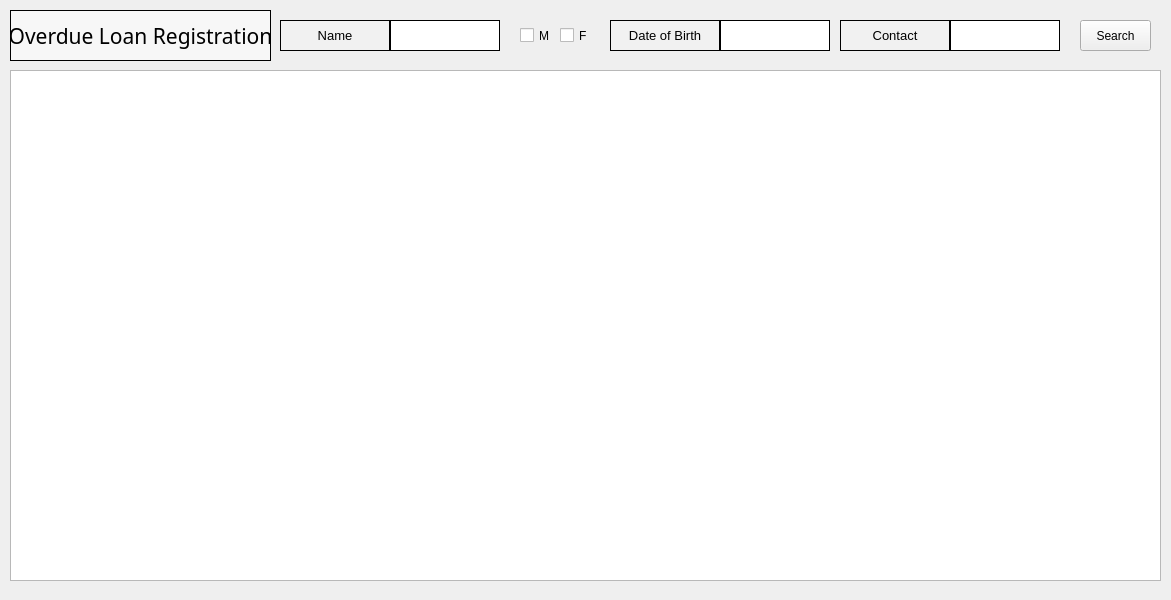
<?xml version="1.0" encoding="UTF-8"?>
<ui version="4.0">
 <class>MainWindow</class>
 <widget class="QMainWindow" name="MainWindow">
  <property name="geometry">
   <rect>
    <x>0</x>
    <y>0</y>
    <width>1171</width>
    <height>600</height>
   </rect>
  </property>
  <property name="windowTitle">
   <string>MainWindow</string>
  </property>
  <widget class="QWidget" name="centralwidget">
   <widget class="QCheckBox" name="checkBoxFemale">
    <property name="geometry">
     <rect>
      <x>560</x>
      <y>20</y>
      <width>41</width>
      <height>31</height>
     </rect>
    </property>
    <property name="text">
     <string>F</string>
    </property>
   </widget>
   <widget class="QPushButton" name="customerSearchButton">
    <property name="geometry">
     <rect>
      <x>1080</x>
      <y>20</y>
      <width>71</width>
      <height>31</height>
     </rect>
    </property>
    <property name="text">
     <string>Search</string>
    </property>
   </widget>
   <widget class="QLabel" name="customerContact">
    <property name="geometry">
     <rect>
      <x>950</x>
      <y>20</y>
      <width>110</width>
      <height>31</height>
     </rect>
    </property>
    <property name="minimumSize">
     <size>
      <width>110</width>
      <height>0</height>
     </size>
    </property>
    <property name="maximumSize">
     <size>
      <width>110</width>
      <height>16777215</height>
     </size>
    </property>
    <property name="styleSheet">
     <string notr="true">background-color:rgb(255, 255, 255)
</string>
    </property>
    <property name="frameShape">
     <enum>QFrame::Box</enum>
    </property>
    <property name="text">
     <string/>
    </property>
   </widget>
   <widget class="QLabel" name="label_9">
    <property name="geometry">
     <rect>
      <x>840</x>
      <y>20</y>
      <width>110</width>
      <height>31</height>
     </rect>
    </property>
    <property name="minimumSize">
     <size>
      <width>110</width>
      <height>0</height>
     </size>
    </property>
    <property name="maximumSize">
     <size>
      <width>110</width>
      <height>16777215</height>
     </size>
    </property>
    <property name="font">
     <font>
      <pointsize>10</pointsize>
     </font>
    </property>
    <property name="styleSheet">
     <string notr="true">background-color:rgb(241, 241, 241)</string>
    </property>
    <property name="frameShape">
     <enum>QFrame::Box</enum>
    </property>
    <property name="text">
     <string>Contact</string>
    </property>
    <property name="alignment">
     <set>Qt::AlignCenter</set>
    </property>
   </widget>
   <widget class="QLabel" name="customerDateOfBirth">
    <property name="geometry">
     <rect>
      <x>720</x>
      <y>20</y>
      <width>110</width>
      <height>31</height>
     </rect>
    </property>
    <property name="minimumSize">
     <size>
      <width>110</width>
      <height>0</height>
     </size>
    </property>
    <property name="maximumSize">
     <size>
      <width>110</width>
      <height>16777215</height>
     </size>
    </property>
    <property name="styleSheet">
     <string notr="true">background-color:rgb(255, 255, 255)
</string>
    </property>
    <property name="frameShape">
     <enum>QFrame::Box</enum>
    </property>
    <property name="text">
     <string/>
    </property>
   </widget>
   <widget class="QLabel" name="customerName">
    <property name="geometry">
     <rect>
      <x>390</x>
      <y>20</y>
      <width>110</width>
      <height>31</height>
     </rect>
    </property>
    <property name="minimumSize">
     <size>
      <width>110</width>
      <height>0</height>
     </size>
    </property>
    <property name="maximumSize">
     <size>
      <width>110</width>
      <height>16777215</height>
     </size>
    </property>
    <property name="styleSheet">
     <string notr="true">background-color:rgb(255, 255, 255)
</string>
    </property>
    <property name="frameShape">
     <enum>QFrame::Box</enum>
    </property>
    <property name="text">
     <string/>
    </property>
   </widget>
   <widget class="QLabel" name="label">
    <property name="geometry">
     <rect>
      <x>280</x>
      <y>20</y>
      <width>110</width>
      <height>31</height>
     </rect>
    </property>
    <property name="minimumSize">
     <size>
      <width>110</width>
      <height>0</height>
     </size>
    </property>
    <property name="maximumSize">
     <size>
      <width>110</width>
      <height>16777215</height>
     </size>
    </property>
    <property name="font">
     <font>
      <pointsize>10</pointsize>
     </font>
    </property>
    <property name="styleSheet">
     <string notr="true">background-color:rgb(241, 241, 241)</string>
    </property>
    <property name="frameShape">
     <enum>QFrame::Box</enum>
    </property>
    <property name="text">
     <string>Name</string>
    </property>
    <property name="alignment">
     <set>Qt::AlignCenter</set>
    </property>
   </widget>
   <widget class="QCheckBox" name="checkBoxMale">
    <property name="geometry">
     <rect>
      <x>520</x>
      <y>20</y>
      <width>41</width>
      <height>31</height>
     </rect>
    </property>
    <property name="text">
     <string>M</string>
    </property>
   </widget>
   <widget class="QLabel" name="label_7">
    <property name="geometry">
     <rect>
      <x>610</x>
      <y>20</y>
      <width>110</width>
      <height>31</height>
     </rect>
    </property>
    <property name="minimumSize">
     <size>
      <width>110</width>
      <height>0</height>
     </size>
    </property>
    <property name="maximumSize">
     <size>
      <width>110</width>
      <height>16777215</height>
     </size>
    </property>
    <property name="font">
     <font>
      <pointsize>10</pointsize>
     </font>
    </property>
    <property name="styleSheet">
     <string notr="true">background-color:rgb(241, 241, 241)</string>
    </property>
    <property name="frameShape">
     <enum>QFrame::Box</enum>
    </property>
    <property name="text">
     <string>Date of Birth</string>
    </property>
    <property name="alignment">
     <set>Qt::AlignCenter</set>
    </property>
   </widget>
   <widget class="QLabel" name="label_4">
    <property name="geometry">
     <rect>
      <x>10</x>
      <y>10</y>
      <width>261</width>
      <height>51</height>
     </rect>
    </property>
    <property name="font">
     <font>
      <family>Agency FB</family>
      <pointsize>16</pointsize>
     </font>
    </property>
    <property name="styleSheet">
     <string notr="true">background-color:rgb(247, 247, 247)</string>
    </property>
    <property name="frameShape">
     <enum>QFrame::Box</enum>
    </property>
    <property name="text">
     <string>Overdue Loan Registration</string>
    </property>
    <property name="alignment">
     <set>Qt::AlignCenter</set>
    </property>
   </widget>
   <widget class="QTableView" name="tableView">
    <property name="geometry">
     <rect>
      <x>10</x>
      <y>70</y>
      <width>1151</width>
      <height>511</height>
     </rect>
    </property>
   </widget>
  </widget>
 </widget>
 <resources/>
 <connections/>
</ui>
